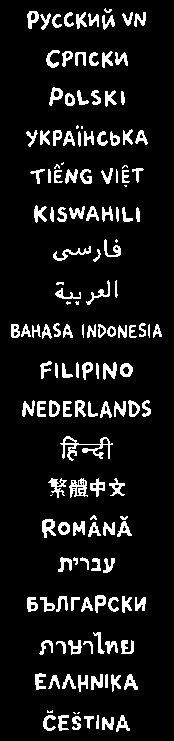
#> input picture Scripts/assets/language-button-labels.png, 174 x 741 px; the run also reads 2 pictures not shown here
$ python add-es-419-label-assets.py
#> lines starting #> are read from the running program, lines starting #| are printed output that depends on the picture; after the words box and inside, x2 and y2 are one past the last pixel; in counts of white or black regions, pixels touching at a corner belong together
#!/usr/bin/env python3
"""Prepare Latin American Spanish selector assets and import the native title atlas."""

from __future__ import annotations

import argparse
import hashlib
import shutil
from pathlib import Path

from PIL import Image, ImageDraw, ImageFont


ROOT = Path(__file__).resolve().parents[1]
SCRIPT_ASSETS = ROOT / "Scripts/assets"
PAYLOAD_ASSETS = (
    ROOT / "Sources/StardewTranslationInstaller/Resources/ModPayload/assets"
)
FONT = Path("/System/Library/Fonts/Supplemental/Arial Rounded Bold.ttf")
FALLBACK_FONT = Path("/System/Library/Fonts/Supplemental/Arial Bold.ttf")
NARROW_FONT = Path("/System/Library/Fonts/Supplemental/Arial Narrow Bold.ttf")
OLD_ROWS = 19
EXPECTED_TITLE_SHA256 = "36e7d299c0bc4eb0720953fad06dc5a152e7b8c918618e190400883928535170"
EXPECTED_TEXTURE_HASHES = {
    "LooseSprites/Billboard.es-ES.xnb": "08e8826a56c679c60837b2c22d7a81b6459d8155967e099f95ecbc9d6315579a",
    "LooseSprites/ControllerMaps.es-ES.xnb": "b430bb1c5dab47e4cf088896a13fa9d6ee87f72ff359e4016f7679bbfa670141",
    "LooseSprites/Cursors.es-ES.xnb": "2d6d9938a7ba7a512aa10d5001ca2b03b82e36c9947b2570c411338761352b96",
    "LooseSprites/JojaCDForm.es-ES.xnb": "4b16ca3c7fe5328528001fd0eabe9e2fab9b52d39ba08c036e6ef75cb9f17e92",
    "LooseSprites/JunimoNote.es-ES.xnb": "3ab37844ea0d56e2cd78b72f2cb23d50af7c2c0a71d464ee588e3fcd766fa8bf",
    "LooseSprites/MobileAtlas_manually_made.es-ES.xnb": "d52eeda5901e4d47fd3601e900034dda3399ea7e95d854820d8193506020e0a0",
    "Maps/DesertTiles.es-ES.xnb": "845db3343e006dcb8419807ca5f3e6642bc21410b4af6913c43e525d2ed9f51e",
    "Maps/Festivals.es-ES.xnb": "331b9914e128ce01023a624028f51a5982fca3087753ef623a64542985cea954",
    "Maps/bathhouse_tiles.es-ES.xnb": "a32360999e1cb2439669f2da179883ba57a18d74861a044c4fb464cabe3c4e23",
    "Maps/coopTiles.es-ES.xnb": "119ead14adb8f6d96de50ba8a6b21a21306c58e47c9e637436d822bf67b51ee7",
    "Maps/fall_beach.es-ES.xnb": "0d84c26c1579e58ee3e87f60d5e7c3c431a4fa16a832342d87bcac11a45acb78",
    "Maps/fall_outdoorsTileSheet.es-ES.xnb": "e28a9570d6b835d6eaa72745c945600fe78f114359d61530207fdfe3c731c648",
    "Maps/fall_town.es-ES.xnb": "9fa60d8b7ff4ab43565d1c53467ae740c1bcf176d72ad889f46c9f4a90f24acd",
    "Maps/samshowtiles.es-ES.xnb": "c7ddc71963e7c019a0fb49bfd42d592ab55ccf6a96af3fcf34c80430b16377fa",
    "Maps/spring_beach.es-ES.xnb": "d48e2e5ec0d570052bd3d646b31a6eb68011dcdb115e571903f5f32bb64d1b92",
    "Maps/spring_outdoorsTileSheet.es-ES.xnb": "44690eada4950238947a702345f6be2589bb1626d5f6da069397d192f52dd472",
    "Maps/spring_town.es-ES.xnb": "2abaee4d97099168c614383f149d76176010782f90b18b2bb8e88c045ababe4e",
    "Maps/springobjects.es-ES.xnb": "2b2830e64e1abb58e67c687313453e94a8258d6b62147870c65e87948ab7e049",
    "Maps/summer_beach.es-ES.xnb": "724b7d4a3670a2cb11d527bd47f3b02b91c2f78158a6371e927f019d33b1efa3",
    "Maps/summer_outdoorsTileSheet.es-ES.xnb": "36e27a8d64c0a80ad0ceb0d5008b190732d28c82bb3f560a844a7fdd730eaa9e",
    "Maps/summer_town.es-ES.xnb": "1a5b07a80e17fabdebd22bdc596e99f2a2b4375210cbc4983f13508562d7f3cc",
    "Maps/townInterior.es-ES.xnb": "c4d6684153810df27aba5cd8848bae8640c9b49bd8fc5c2f6ccca62a0c9e3663",
    "Maps/winter_beach.es-ES.xnb": "32b1ac90db4843c8f3f5f938993ab72554041d09d6611fd3d97781d184626867",
    "Maps/winter_outdoorsTileSheet.es-ES.xnb": "d40fe0d24fd4eb7d2213cc3f790f157985013596e7734519d707e62bb0b5b410",
    "Maps/winter_town.es-ES.xnb": "1b766313fdf7b13189e6fd3b9f779eafd28527f9564b34f3e0bf3ba8ab099183",
    "Minigames/Intro.es-ES.xnb": "2a13f91025f3be4206fa89d22b2170c8e694472882b269c1e376367f84f949ad",
    "Minigames/Xb1ProfileButton.es-ES.xnb": "10f93c197b9574fdb50e57c54a8b088fe048a857e0fbee24ec385312ff8651cc",
    "Minigames/jojacorps.es-ES.xnb": "8e2c358b80acba2d6f618554e847ade2b1a0d501bc3ae489f22838e3a1af8a8a",
}


def fitted_font(
    text: str,
    max_width: int,
    max_height: int,
    start: int,
    *,
    font_path: Path | None = None,
) -> ImageFont.FreeTypeFont:
    font_path = font_path or (FONT if FONT.exists() else FALLBACK_FONT)
    probe = Image.new("L", (1, 1))
    draw = ImageDraw.Draw(probe)
    for size in range(start, 9, -1):
        font = ImageFont.truetype(str(font_path), size)
        box = draw.multiline_textbbox(
            (0, 0), text, font=font, spacing=-4, align="center", stroke_width=0
        )
        if box[2] - box[0] <= max_width and box[3] - box[1] <= max_height:
            return font
    raise ValueError(f"Unable to fit label: {text}")


def centered_text(
    image: Image.Image,
    box: tuple[int, int, int, int],
    text: str,
    *,
    start_size: int,
    fill: int | tuple[int, int, int, int],
    font_path: Path | None = None,
) -> None:
    left, top, right, bottom = box
    font = fitted_font(
        text, right - left, bottom - top, start_size, font_path=font_path
    )
    draw = ImageDraw.Draw(image)
    bounds = draw.multiline_textbbox(
        (0, 0), text, font=font, spacing=-4, align="center"
    )
    width = bounds[2] - bounds[0]
    height = bounds[3] - bounds[1]
    x = left + (right - left - width) / 2 - bounds[0]
    y = top + (bottom - top - height) / 2 - bounds[1]
    draw.multiline_text(
        (x, y), text, font=font, fill=fill, spacing=-4, align="center"
    )


def replace_last_row(path: Path, row: Image.Image, row_height: int) -> None:
    source = Image.open(path).convert(row.mode)
    expected_width = row.width
    if source.width != expected_width:
        raise ValueError(f"Unexpected width for {path}: {source.size}")
    if source.height not in (OLD_ROWS * row_height, (OLD_ROWS + 1) * row_height):
        raise ValueError(f"Unexpected height for {path}: {source.size}")
    retained = source.crop((0, 0, expected_width, OLD_ROWS * row_height))
    output = Image.new(row.mode, (expected_width, (OLD_ROWS + 1) * row_height))
    output.paste(retained, (0, 0))
    output.paste(row, (0, OLD_ROWS * row_height))
    output.save(path, format="PNG", optimize=False)


def language_button_row() -> Image.Image:
    row = Image.new("L", (174, 39), 0)
    centered_text(row, (7, 7, 167, 32), "ESPAÑOL LATAM", start_size=17, fill=255)
    return row.point(lambda value: 255 if value >= 128 else 0)


def title_button_row() -> Image.Image:
    row = Image.new("RGBA", (888, 174), (255, 255, 255, 0))
    labels = ("NUEVA\nPARTIDA", "CARGAR", "COOPERATIVO", "SALIR")
    for index, label in enumerate(labels):
        left = index * 222 + 10
        centered_text(
            row,
            (left, 28, left + 202, 120),
            label,
            start_size=42,
            fill=(255, 255, 255, 255),
            font_path=NARROW_FONT,
        )
    return row


def back_row() -> Image.Image:
    row = Image.new("RGBA", (264, 108), (255, 255, 255, 0))
    centered_text(row, (40, 18, 200, 90), "ATRÁS", start_size=44, fill=(255, 255, 255, 255))
    return row


def developer_row() -> Image.Image:
    row = Image.new("RGBA", (333, 180), (255, 255, 255, 0))
    text = "CREADO POR"
    font = fitted_font(text, 267, 36, 36)
    draw = ImageDraw.Draw(row)
    bounds = draw.textbbox((0, 0), text, font=font)
    width = bounds[2] - bounds[0]
    height = bounds[3] - bounds[1]
    x = 30 + (273 - width) / 2 - bounds[0]
    y = 12 + (42 - height) / 2 - bounds[1]
    draw.text((x + 3, y + 3), text, font=font, fill=(159, 182, 255, 255))
    draw.text((x, y), text, font=font, fill=(254, 254, 255, 255))
    return row


def main() -> None:
    parser = argparse.ArgumentParser(description=__doc__)
    parser.add_argument(
        "--spanish-title-atlas",
        type=Path,
        help="unpacked Stardew Valley 1.6.15 TitleButtons.es-ES.png",
    )
    parser.add_argument(
        "--spanish-content-root",
        type=Path,
        help="Stardew Valley 1.6.15 Content directory containing es-ES XNBs",
    )
    args = parser.parse_args()

    replace_last_row(
        SCRIPT_ASSETS / "language-button-labels.png", language_button_row(), 39
    )
#> in language_button_row, `row = Image.new("L", (174, 39), 0)`: row: PIL image 174x39 L; every value is 0
#> in centered_text, `bounds = draw.multiline_textbbox( (0, 0), text, font=font, spacing=-4,..`: bounds = (0, 1, 139, 16)
#> in centered_text, `width = bounds[2] - bounds[0]`: width = 139
#> in centered_text, `height = bounds[3] - bounds[1]`: height = 15
#> in centered_text, `x = left + (right - left - width) / 2 - bounds[0]`: x = 17.5
#> in centered_text, `y = top + (bottom - top - height) / 2 - bounds[1]`: y = 11
#> in language_button_row, `centered_text(row, (7, 7, 167, 32), "ESPAÑOL LATAM", start_size=17, fi..`:
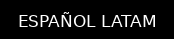
#> row: PIL image 174x39 L; min 0, max 255, mean 18.6
#> in language_button_row, `return row.point(lambda value: 255 if value >= 128 else 0)`:
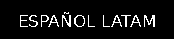
#> returned value: PIL image 174x39 L; 6.8% white in thin lines or dots, all inside (x1, y1, x2, y2) = (20, 12, 155, 27)
#> in replace_last_row, source is the input picture: PIL image 174x741 L; 9.6% white; 152 white regions (13 under 20 px), largest, box (x1, y1, x2, y2) and area: (60, 436, 113, 461) 392, (69, 478, 88, 498) 207, (53, 246, 91, 261) 163
#> in replace_last_row, `output = Image.new(row.mode, (expected_width, (OLD_ROWS + 1) * row_hei..`: output: PIL image 174x780 L; every value is 0
#> in replace_last_row, `output.paste(retained, (0, 0))`:
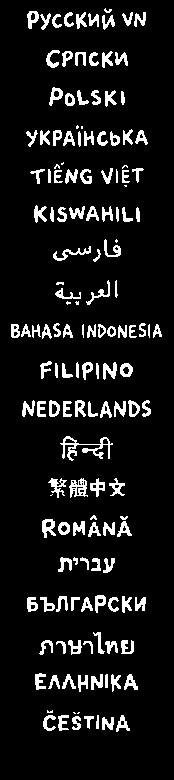
#> output: PIL image 174x780 L; 9.1% white; 152 white regions (13 under 20 px), largest, box (x1, y1, x2, y2) and area: (60, 436, 113, 461) 392, (69, 478, 88, 498) 207, (53, 246, 91, 261) 163
#> in replace_last_row, `output.paste(row, (0, OLD_ROWS * row_height))`:
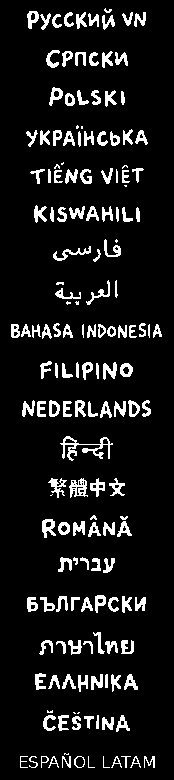
#> output: PIL image 174x780 L; 9.5% white; 165 white regions (16 under 20 px), largest, box (x1, y1, x2, y2) and area: (60, 436, 113, 461) 392, (69, 478, 88, 498) 207, (53, 246, 91, 261) 163
    replace_last_row(SCRIPT_ASSETS / "title-button-labels.png", title_button_row(), 174)
#> the loop in title_button_row, `for index, label in enumerate(labels):` made 4 passes
#> (bounds in centered_text, width in centered_text, height in centered_text, x in centered_text, y in centered_text) on passes 1 to 4: ((0, 8, 176, 74), 176, 66, 23, 33), ((0, 7, 178, 39), 178, 32, 244, 51), ((0, 6, 200, 26), 200, 20, 455, 58), ((0, 7, 121, 39), 121, 32, 716.5, 51)
#> in replace_last_row (call 2), `output = Image.new(row.mode, (expected_width, (OLD_ROWS + 1) * row_hei..`: output: PIL image 888x3480 RGBA; every value is 0
    replace_last_row(SCRIPT_ASSETS / "title-back-labels.png", back_row(), 108)
#> in replace_last_row (call 3), `output = Image.new(row.mode, (expected_width, (OLD_ROWS + 1) * row_hei..`: output: PIL image 264x2160 RGBA; every value is 0
    replace_last_row(
        SCRIPT_ASSETS / "title-developer-labels.png", developer_row(), 180
    )
#> in developer_row, `bounds = draw.textbbox((0, 0), text, font=font)`: bounds = (0, 8, 240, 34)
#> in developer_row, `width = bounds[2] - bounds[0]`: width = 240
#> in developer_row, `height = bounds[3] - bounds[1]`: height = 26
#> in developer_row, `x = 30 + (273 - width) / 2 - bounds[0]`: x = 46.5
#> in developer_row, `y = 12 + (42 - height) / 2 - bounds[1]`: y = 12
#> call 4 of replace_last_row, with row_height = 180
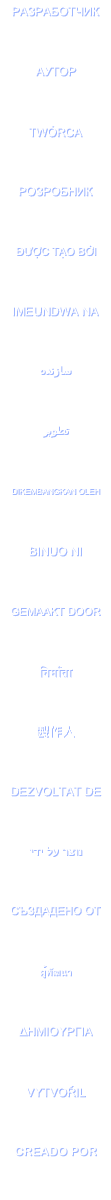
#> input picture Scripts/assets/title-developer-labels.png, 333 x 3600 px (shown at 1/3 size)
#> in replace_last_row, source is the input picture: PIL image 333x3600 RGBA; mean R, G, B, A 23.4, 23.8, 25.4, 13.6
#> in replace_last_row (call 4), `retained = source.crop((0, 0, expected_width, OLD_ROWS * row_height))`:
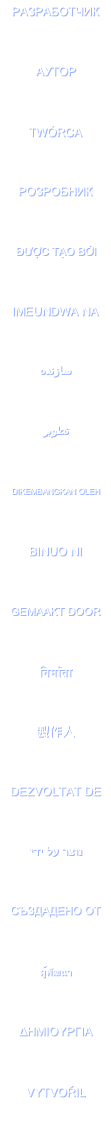
#> retained: PIL image 333x3420 RGBA (shown at 1/3 size); mean R, G, B, A 11.3, 11.8, 13.3, 13.3; transparent parts drawn white
#> in replace_last_row (call 4), `output = Image.new(row.mode, (expected_width, (OLD_ROWS + 1) * row_hei..`: output: PIL image 333x3600 RGBA; every value is 0
#> in replace_last_row (call 4), `output.paste(row, (0, OLD_ROWS * row_height))`:
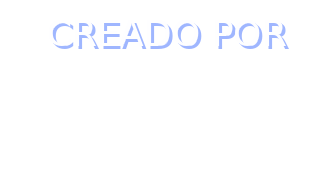
#> row: PIL image 333x180 RGBA; mean R, G, B, A 252, 252.7, 255, 14.7; transparent parts drawn white

    target_atlas = PAYLOAD_ASSETS / "title/TitleButtons-latin-american-spanish.png"
    if args.spanish_title_atlas:
        source = Image.open(args.spanish_title_atlas).convert("RGBA")
        if source.size != (400, 655):
            raise ValueError(f"Unexpected Spanish title atlas size: {source.size}")
        if hashlib.sha256(args.spanish_title_atlas.read_bytes()).hexdigest() != EXPECTED_TITLE_SHA256:
            raise ValueError("Spanish title atlas does not match Stardew Valley 1.6.15")
        shutil.copyfile(args.spanish_title_atlas, target_atlas)
    if not target_atlas.exists():
#> (the run stopped early here; a loop or call above may not have finished)
